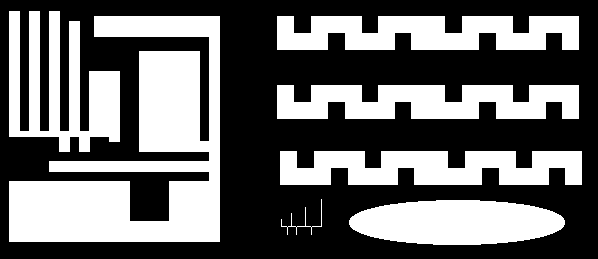
#> input picture lab4/ccl1.png, 598 x 259 px; the run also reads 1 picture not shown here
$ jupyter execute 11_ccl.ipynb
#> lines starting #> are read from the running program, lines starting #| are printed output that depends on the picture; after the words box and inside, x2 and y2 are one past the last pixel; in counts of white or black regions, pixels touching at a corner belong together
# Indeksacja. Prosta klasyfikacja obiektów.

## Cel ćwiczenia
- zapoznanie z dwuprzebiegowym algorytmem indeksacji (ang. *connected component labelling*):
- zapoznanie z prostą klasyfikacją obiektów z wykorzystaniem współczynników kształtu.

## Indeksacja

Większość dotychczas poznanych i wykorzystywanych algorytmów przetwarzania obrazu wykonywała operacje na całym obrazie (lub co najwyżej dokonywany był podział obiekt/obiekty - tło. Np. różne metody segmentacji).
Patrząc na poniższny rysunek człowiek widzi dwa kwadraty.

Dla automatycznego systemu analizy i rozpoznawania obrazów przejście od etapu obiekty/tło do wyróżnienia dwóch kwadratów nie jest takie oczywiste i wymaga zastosowania jakieś formy indeksacji - czyli przypisania każdemu z pikseli uznanych za należące do obiektów (tu białych) jakieś etykiety (w naszym przypadku będą to dwie etykiety, ew. dodatkowa oznaczająca tło).

W tej części ćwiczenia zaprezentowany zostanie tzw. dwuprzebiegowy algorytm indeksacji (ang. *two-pass connected component labelling*).
Jego nazwa związana jest z koniecznością wykonania dwukrotnego odwiedzenia każdego z pikseli obrazu (dwie pętle/iteracje po obrazie).
Istnieją również tzw. jednoprzebiegowe algorytmy indeksacji - por. zadnie domowe.

## Opis algorytmu

- Na wejściu mamy obraz po binaryzacji - zakładamy, że piksele białe ('1', '255') należą do obiektów, tło jest czarne.

- W pierwszej iteracji obraz analizujemy linia po linii, od lewej do prawej, aż do napotkania pierwszego piksela o wartości różnej od '0'.
  W tej sytuacji dokonujemy analizy otoczenia piksela:


  gdzie: **X**  rozważany piksel, **A,B,C,D** - sąsiedzi z otoczenia.
  Uwaga. W przykładzie pokazano tzw. sąsiedztwo 8-elementowe.
  Niekiedy stosuje się również wersję 4-elementową (praktycznie bardzo rzadko).
  Wtedy analizie podlegałyby by tylko piksele **B** i **D**.

- Możliwe są następujące przypadki dla otoczenia __A,B,C,D__:
    - (a) wszystkie należą do tła __A,B,C,D == 0__.
      Wtedy znaleziony piksel __X__ należy do nowego obiektu - nadajemy mu zatem etykietę __L+1__ __X = L+1}__ - przez __L__ rozumiemy poprzednią etykietę.
	  Uwaga. Przed uruchomieniem algorytmu __L__ należy zainicjować wartością  '1'
    - (b) jeden lub więcej pikseli ma przypisaną aktualną etykietę **L**.
	  Wtedy rozważanemu pikselowi przypisujemy etykietę **L** - **X = L**.
    - (c) w otoczeniu występują piksele o różnych etykietach np. *L1* i *L2*.
	  Wtedy przyjmuje się zasadę, że rozważanemu pikselowi *X* przypisuje się mniejszą z wartości *L1* i *L2* (*X = min(L1,L2)*).

## Implementacja:

- Wczytaj obraz *ccl1.png*, wyświetl go.
  Po krótkiej analizie można zauważyć, że występuje na nim 7 odrębnych obiektów.
      Ich ``wykrycie'' będzie naszym celem.

- Na podstawie opisu algorytmu podanego wcześniej zaimplementuj tzw. pierwszą fazę indeksacji (ang. _first pass_):
    - uwaga ogólna - algorytm jest dość prosty i łatwy w implementacji,
    - obliczenia powinny odbywać się w pętlach `for` - iteracja po całym obrazku.
      Warto pominąć pierwszy wiersz i pierwszą oraz ostatnią kolumnę, aby  wyeliminować problem z brakiem kontekstu (można np. założyć, że pikseli brzegowych nie ma, bo wcześniej wykonane zostało morfologiczne czyszczenie brzegu).
    - dla przypomnienia iteracja po macierzy w Python - pętla zewnętrzna - wiersze, pętla wewnętrzna - kolumny – tj. pierwsza współrzędna to wiersz, a druga kolumna,
    - rozmiar obrazka można odczytać np. poleceniem: `yy, xx = img.shape`
      Przy takim przypisaniu `yy` oznacza liczbę wierszy (wysokość obrazka), a `xx` liczbę kolumn (szerokość obrazka),
    - działania podejmujemy tylko w przypadku, gdy aktualnie analizowany piksel ma wartość różną od zera (gdy należy do obiektu),
    - najtrudniejszym elementem jest analiza otoczenia piksela i stwierdzenie, z którym z przypadków (a), (b) czy (c) mamy do czynienia.
      Problem można rozwiązać jakkolwiek (tylko dobrze), poniżej prezentowana jest jedna z możliwości.
    - na początku tworzymy listę pikseli, które stanowią otoczenie piksela X (A, B, C, D) np: ` neighbours = [img[j - 1, i - 1], ... `
    - następnie sprawdzamy czy nie występuje przypadek (a) - czyli czy suma sąsiadów nie wynosi 0 -  ` neigh_sum = np.sum(neighbours)`, jeżeli tak to `X = L` oraz `L=L+1`.
      Uwaga proszę nie zapomnieć zainicjalizować etykiety `L` wartością 1.
    - jeżeli `neigh_sum > 0`, mamy do czynienia z przypadkiem (b) lub (c).
      Eliminujemy zerowe elementy z listy `sasiedzi` (`neighbours = filter(lambda x: x != 0, neighbours)`), a następnie znajdujemy minimum i maksimum nowej listy `neighbours` (funkcje `min` i `max` z _numpy_).
    - z przypadkiem (b) będziemy mieli do czynienia, gdy *minimum = maksimum*.
      Wtedy jako etykietę przypisujemy `X = minimum = maksimum`.
      Gdy *minimum != maksimum* mamy przypadek (c).
      Wtedy etykieta `X = minimum` - taką przyjmujemy konwencję,
    - uwaga 1 - algorytm operuje (czyta punkty z otoczenia i zapisuje kolejne indeksy L) na tym samym obrazie wejściowym,
    \item uwaga 2 - przed implementacją metody obsługi konfliktów przypadki (b) i (c) działają tak samo, ale dla potrzeb dalszych kroków należy je rozróżnić,

- Wykonaj indeksację obrazu za pomocą zaimplementowanego algorytmu.
  Jeżeli wszystko zostało poprawnie napisane, to wynik powinien wyglądać mniej więcej tak jak na poniższym rysunku. Takie porównanie stanowić będzie pierwszy test poprawności implementacji algorytmu.


[cell 1]
import os
import cv2
import matplotlib.pyplot as plt
import numpy as np
import requests

def get_file(url_path, filename):
    if not os.path.exists(filename):
        url = url_path
        r = requests.get(url, allow_redirects=True)
        open(filename, 'wb').write(r.content)

get_file('https://raw.githubusercontent.com/vision-agh/poc_sw/master/13_CCL/ccl1.png', 'ccl1.png')
get_file('https://raw.githubusercontent.com/vision-agh/poc_sw/master/13_CCL/shapes.png', 'shapes.png')
get_file('https://raw.githubusercontent.com/vision-agh/poc_sw/master/13_CCL/shapesReal.png', 'shapesReal.png')

# Implementacja pierwszego kroku indeksacji

#wczytanie obrazu
ccl = cv2.imread('ccl1.png', cv2.IMREAD_GRAYSCALE)
#> ccl: shape (259, 598); 41.1% white; 7 white regions, largest, box (x1, y1, x2, y2) and area: (9, 16, 220, 242) 23561, (9, 11, 120, 152) 8081, (277, 16, 579, 50) 8024
plt.imshow(ccl)

[cell 2]
def indexation(img):
    I = img.copy()
    height, width = I.shape
    L = 1
    for i in range(1, height):
        for j in range(1, width-1):
            if not I[i,j]: #jeśli piksel równy 0
                continue
            neighbours = [I[i-1, j-1], I[i-1, j], I[i-1,j+1], I[i, j-1]]
            neigh_sum = np.sum(neighbours)

            if neigh_sum == 0: #przypadek (a)
                I[i,j] = L
                L+=1
            elif neigh_sum > 0:
                neighbours = list(filter(lambda x: x != 0, neighbours))
                min_n, max_n = np.min(neighbours), np.max(neighbours)
                if min_n == max_n: #przypadek (b)
                    I[i,j] = min_n
                else:              #przypadek (c) - ostatecznie w obu przypadkach X = min_n (?)
                    I[i,j] = min_n
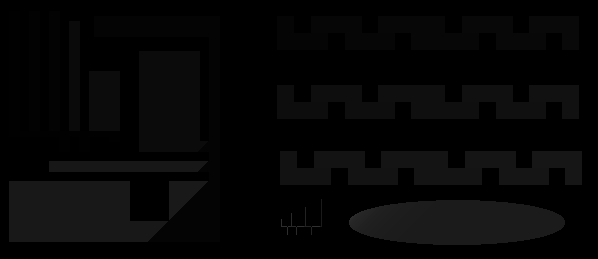
#> I: shape (259, 598); min 0, max 48, mean 6.1
#> after the loop, L = 49
    return I

[cell 3]
res = indexation(ccl)

[cell 4]
fig, axs = plt.subplots(1,2)
fig.set_size_inches(15, 10)
titles = ["Original", "After indexation"]
images = [ccl, res]
for i in range(len(titles)):
    axs[i].imshow(images[i])
    axs[i].set_title(titles[i])
plt.show()
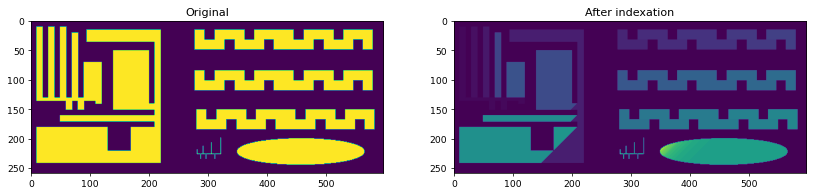
#> figure drawn by matplotlib, 2 panels

## Dyskusja:

- W wyniku indeksacji uzyskujemy obraz, na którym wyróżnionych jest wiele obiektów (dokładnie 48) - a faktycznie jest tylko 7. Zastanówmy się z czego to wynika.

- Zacznijmy od prostego przypadku przedstawionego na poniższym rysunku:


  Obraz analizowany jest linia po linii.
  Zatem pierwszą etykietę dostanie słupek po prawej.
  Późnej ten po lewej.
  Postępując zgodnie z podanym algorytmem, w pewnym momencie (piksel wyróżniony na obrazku) dojdzie do sytuacji, w której w otoczeniu danego piksela znajdą się dwie różne etykiety (tu: '1' i '2').
  Wtedy zgodnie z przyjętą metodologią przypisujemy niższą, tj. '1'.
  Problem jaki powstaje, to brak zapamiętania informacji o tym, że wystąpił taki konflikt tj. że powinno nastąpić połączenie etykiet '1' i '2'.
  Z tego powodu wynik działania algorytmu nie jest poprawny.

-  Przeanalizujmy jeszcze jeden, bardziej złożony przykład z rysunku poniżej:


   Słupek po prawej dostaje indeks '1', a po lewej '2'.
   W czwartej linii występuje piksel, który ma w swoim sąsiedztwie (A,B,C,D) same piksele czarne.
   Dlatego dostaje etykietę '3'.
   Jednak w następnym kroku okazuje się, że następuje konflikt '3' z '1' (połączenie).
   W kolejnym wierszu występuje konflikt '2' i '3'.
   Warto zwrócić uwagę, że w tym przypadku trzeba uniknąć sytuacji ''utraty'' informacji o połączeniu '1' z '2' przez '3'.

- W literaturze zaproponowano wiele sposobów reprezentacji i rozwiązywania przedstawionych konfliktów:
    - 2-krotki,
    - n-krotki,
    - tablica dwuwymiarowa,
    - grafy + przeszukiwanie grafu wgłąb.
 W obecnym ćwiczeniu zastosujemy ostatnie podejście, które jest najprostsze do realizacji.

- Opisane konflikty możemy przechowywać w strukturze zbiorów rozłącznych (ang. _union find_).
  Jest to zagadnienie znane z przedmiotu ''Algorytmy i struktury danych''.
  Poniżej zostanie zaprezentowane krótkie przypomnienie.

- Mamy $N$ obiektów. W naszym przypadku to jest $N$ etykiet.
  Chcemy przechowywać informację o sytuacji, w której następuje łączenie etykiet tj. interesują nas zbiory obiektów połączonych.
  Przykład trzech zbiorów zamieszczono na rysunku:


- W ramach rozważanej struktury implementuje się dwie operacje:
    - *find* (znajdź) - sprawdzenie czy dwa obiekty należą do tego samego zbioru połączonego,
	- *union* (połącz) - wprowadź połączenie pomiędzy dwoma obiektami.

- Z punktu widzenia naszych potrzeb ważna jest funkcja _union_. Przykład dodania połączenia pomiędzy obiektami '2' a'3' pokazano na rysunku:


- Strukturę oraz obie operacje można zaimplementować na kilka sposobów.
  Zainteresowanych odsyłam do literatury przedmiotu.
  My zastosujemy podejście _quick-union_.
  Nie jest ono specjalnie wydajnie, ale bardzo proste do implementacji.

- Nasz graf, w którym wierzchołki oznaczają etykiety, a krawędzie połączenia między etykietami, zapiszemy w tablicy jednowymiarowej `id[]` o rozmiarze $N$ (maksymalna liczba etykiet).
  Interpretacja pola w tablicy: `id[i]` jest rodzicem `i`.
  Korzeń elementu `i` jest dany jako: `id[id[id[...id[i]...]]]`.

- Przeanalizujmy jak to działa na prostym przykładzie.
  Mamy dany poetykietowany obraz:


  Występuje na nim pięć konfliktów oznaczonych A, B, C, D i E  (uwaga w trakcie działania algorytmu pojawią się właśnie w takiej kolejności).

- Sytuację wyjściową opisuje poniższy rysunek:


   Tablica `id` wypełniona jest kolejnymi indeksami.

- W algorytmie _quick-union_, aby połączyć elementy $p$ i $q$ należy ustawić $id$ korzenia $q$ pod adres korzenia elementu $p$.
Uwaga. Zakładamy, że $p$ < $q$.
Można to zapisać jako: `id[root(p)] = root(q)`.
Nasze pierwsze połączenie (A) to 4 z 2.
Po tej operacji sytuacja będzie wyglądać następująco:


W tym przypadku korzenieniem obu elementów są same elementy, zatem operacja jest dość prosta.

- Kolejny krok tj. połączenie  2 z 1 -  sytuacja B:


Element 1 jest korzeniem.
Element 2 już nie, ponieważ `id[2]==4`.
Sprawdzamy zatem `id[4]`.
Okazuje się, że `id[4] == 4` tj. jest to korzeń.
Zatem korzeniem dla elementu 2 jest 4.
Dokonujemy stosownej modyfikacji w tablicy `id[1] = 4`.

-  Kolejne połączenie to 6 z 3 (C):


- Kolejne połączenie to 5 z 1.


Szukamy korzenia elementu 1.
Znajdujemy, że to jest 4.
Zatem łączymy 5 i 4.

- Ostatnie połączenie to 6 z 5.


-  Ostatni krok to wykorzystanie informacji zawartej w tablicy `id` do wyznaczenia przekodowania LUT (ang. _look-up table_), które pozwoli nam nadać poprawne etykiety wszystkim pikselom.
      Zasadniczo sprowadza się on do obliczenia dla każdej możliwej etykiety jej korzenia.
      W naszym przypadku zawsze otrzymamy 6, gdyż wszystkie piksele są ze sobą połączone i stanowią jeden obiekt.

## Implementacja:

- Implementacja jest dużo prostsza i krótsza od powyższego opisu.
  Istotne jest tylko dobre zrozumienie algorytmu _union-find_.

- Potrzebne będą nam dwie funkcje pomocnicze:

    - `root` - obliczanie korzenia zgodnie z podanym opisem (odpowiednia pętla `while`). Funkcja pobiera indeks elementu oraz tablicę, a zwraca indeks korzenia.
    - `union` - realizacja operacji unii. Argumenty to indeksy `p` i `q` oraz tablica, a wyniki to zmodyfikowana tablica.

- Na początku, przed pierwszym przebiegiem algorytmu indeksacji, tworzymy tablicę `id` i inicjujemy ją wartościami od 1 do $N$.
  Dla rozważanego przykładu wystarczy $N = 100$.

- Następnie, w przypadku wystąpienia konfliktu (przypadek ()c)), tworzymy unię pomiędzy etykietą mniejszą i większą.

- Po pierwszym przebiegu tworzymy, w opisany powyżej sposób, przekodowanie LUT (pętla po `id` i funkcja `root`). Powstaje nam tablica `lut`.

- Implementujemy drugi przebieg po obrazie.
  Jest on bardzo prosty.
  Dla każdego piksela, który nie jest tłem (o etykiecie większej od 0) realizujemy przekodowanie LUT (`lut_table[img[j, i] - 1]`).
  Otrzymany w ten sposób obraz wyświetlamy.
  Powinniśmy uzyskać poprawne etykietowanie.

[cell 5]
# Zmodyfikuj (rozszerz) wcześniejszy kod
def root(el_index, tab):
    while el_index != tab[el_index]:
        el_index = tab[el_index]
    return el_index


def union(p, q, tab):
    tab[root(p, tab)] = root(q, tab)
    return tab


def indexation_find_union(I, N=100):
#> called with N = 100
    ids = list(range(0, N+1))
    height, width = I.shape
    L = 1

    for i in range(1, height):
        for j in range(1, width-1):
            if not I[i,j]: #jeśli piksel równy 0
                continue

            neighbours = [I[i-1, j-1], I[i-1, j], I[i-1,j+1], I[i, j-1]]
            neigh_sum = np.sum(neighbours)

            if neigh_sum == 0: #przypadek (a)
                I[i,j] = L
                L+=1
            elif neigh_sum > 0:
                neighbours = list(filter(lambda x: x != 0, neighbours))
                min_n, max_n = np.min(neighbours), np.max(neighbours)

                if min_n == max_n: #przypadek (b)
                    I[i,j] = min_n
                else:              #przypadek (c)
                    I[i,j] = min_n
                    union(min_n, max_n, ids)
#> after the loop, L = 49

    lut = [root(i, ids) for i in ids]
    for i in range(1, height):
        for j in range(1, width-1):
            if I[i,j] > 0:
                I[i,j] = lut[I[i,j]]
    return I

[cell 6]
plt.imshow(indexation_find_union(ccl))

## Indeksacja wbudowana w OpenCV

W OpenCV dostępna jest funkcja `connectedComponents`, która pozwala wykonać indeksację.
Proszę sprawdzić jej działanie na używanym wcześniej obrazie.

[cell 7]
# Indeksacja wbudowana w OpenCV
lib_res = cv2.connectedComponents(ccl)
plt.imshow(lib_res[1])
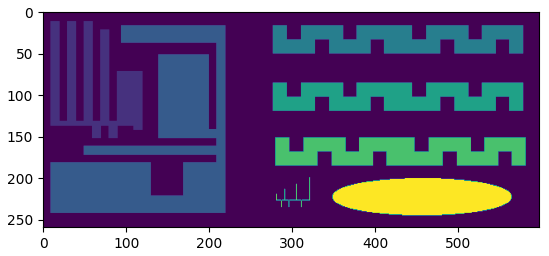
#> figure drawn by matplotlib, 1 panel

## Rozpoznawanie obiektów z wykorzystaniem współczynników kształtu

Współczynniki kształtu są pewnymi parametrami liczbowymi opisującymi kształt obiektu.
Pozwala to na użycie ich do automatycznego rozpoznawania obiektów.
Teoretycznie współczynniki kształtu (dobre) powinny być niezależne od zmiany położenia obiektu, jego orientacji i wielkości.
W praktyce okazuje się jednak, że wartości współczynników zmieniają się w pewnym zakresie nawet dla obiektów należących do tych samych klas (te same kształty - przykład obracany kwadrat).
Wynika z tego konieczność uwzględnienia pewnej tolerancji wartości współczynników kształtu wykorzystywanych w praktycznych zastosowaniach analizy i rozpoznawania obrazu.

# Implementacja dla obrazu sztucznego

- Wczytaj obraz _shapes.png_.
  Wyświetl go.
  Pierwszym etapem zadania będzie wybranie współczynników kształtu i przedziałów ich wartości - takich, które pozwolą na wykrycie konkretnych kształtów.
  Do wyboru jest kwadrat lub krzyżyk (koło jest zbyt łatwe).

- Obok ''klasycznych'' współczynników kształtu tj. Blair-Bliss, Malinowskiej, Haralick, występują współczynniki będące pochodnymi momentów geometrycznych tzn. momenty Hu [https://en.wikipedia.org/wiki/Image_moment]. Wykorzystamy je w naszym ćwiczeniu.

- Pierwszy krok to indeksacja obrazu - poznana funkcja `connectedComponents`.
- Następnie w pętli, dla kolejnych obiektów wyznaczamy współczynniki Hu.
    - po pierwsze należy ''wybrać'' z obrazu dany obiekt np. `I = (ccl == s)*1` oraz `I = I.astype('uint8')`
    - po drugie obliczyć momenty geometryczne - `cv2.moments(I)`
    - po trzecie, na podstawie momentów, obliczyć momentu Hu `cv2.HuMoments(moments)`
- Mając wyznaczone współczynniki musimy jest przeanalizować. W tym celu dobrze ja jakoś wyświetlić w postaci macierzy - proszę to rozwiązać samodzielnie.

- Na podstawie analizy należy wybrać próg (jeden lub więcej) i zrealizować stosowną filtrację tj. usunąć ''niechciane'' kształty.

[cell 8]
# Rozpoznawanie obiektów sztucznych
shapes = cv2.imread('shapes.png', cv2.IMREAD_GRAYSCALE)
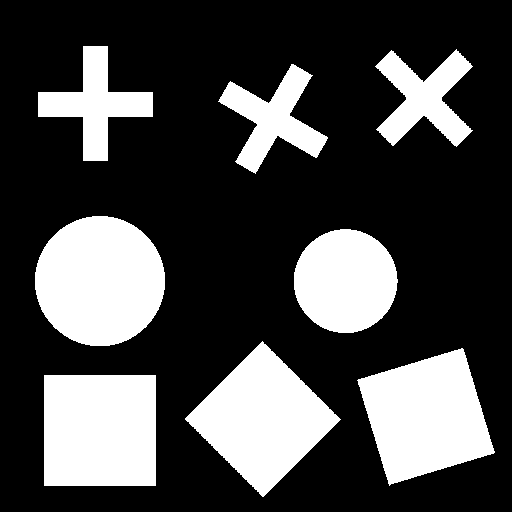
#> input picture lab4/shapes.png, 512 x 512 px
#> shapes: shape (512, 512); 28% white; 8 white regions, largest, box (x1, y1, x2, y2) and area: (35, 216, 165, 346) 13293, (44, 375, 156, 486) 12432, (185, 341, 341, 497) 12212
plt.imshow(shapes, 'gray')

[cell 9]
def indexation_for_artificial_images(img):
    component_count, indexed = cv2.connectedComponents(img)
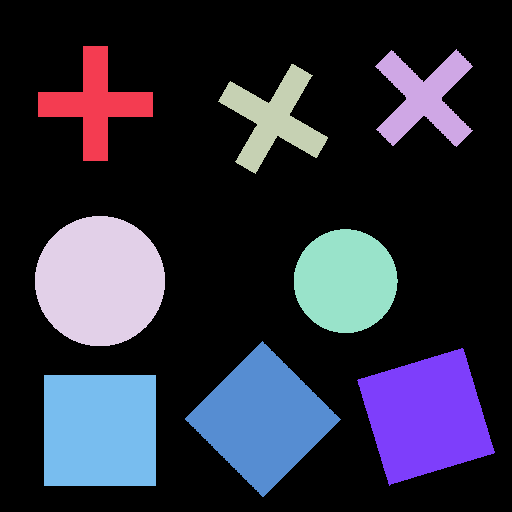
#> indexed: shape (512, 512) int32; 9 distinct labels, from 0 to 8; one colour per label, 0 black
#> component_count = 9

    all_hu_moments = []
    for component in range(component_count):
        I = (indexed == component)*1
        I = I.astype('uint8')

        moments = cv2.moments(I)
        hu_moments = cv2.HuMoments(moments)
        all_hu_moments.append(hu_moments)
#> this loop made 9 passes
#> hu_moments on passes 2, 9: [0.25, 2.31e-09, 2.32e-05, 1.47e-06, 8.61e-12, 7.08e-11, 0], [0.167, 2.23e-06, 0, 0, 0, 0, 0]
#> pass 2, in indexation_for_artificial_images, `I = (indexed == component)*1`:
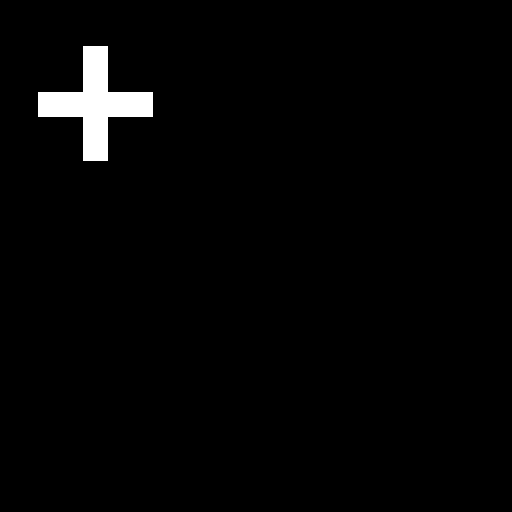
#> I: shape (512, 512) int64; values 0 (black) and 1 (white), 2% white; 1 white region, box (x1, y1, x2, y2) and area: (38, 46, 153, 161) 5125
#> after the loop:
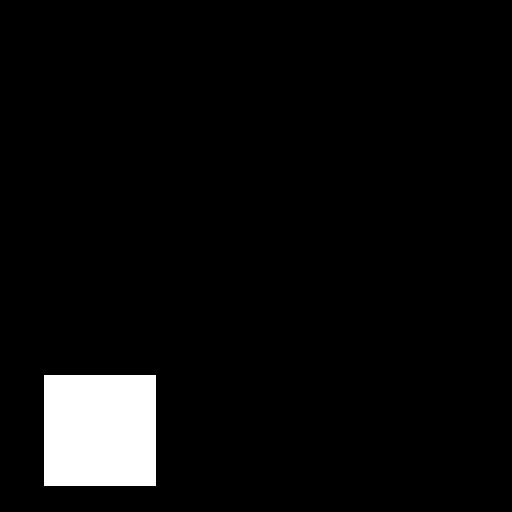
#> I: shape (512, 512); values 0 (black) and 1 (white), 4.7% white; 1 white region, box (x1, y1, x2, y2) and area: (44, 375, 156, 486) 12432
#> after the loop, all_hu_moments = 9 items

    for i, hu_moment in enumerate(all_hu_moments):
        print(f"Hu moment {i+1}:\n", hu_moment, "\n")
#> this loop made 9 passes
#> (printed output is left out)

    filtered = np.zeros_like(indexed)
    for i in range(img.shape[0]):
        for j in range(img.shape[1]):
            if indexed[i][j] > 0:
                for hu_moment in all_hu_moments[indexed[i][j]]:
                    if 0.1 < hu_moment < 0.25:
                        filtered[i,j] = indexed[i,j]
                        break
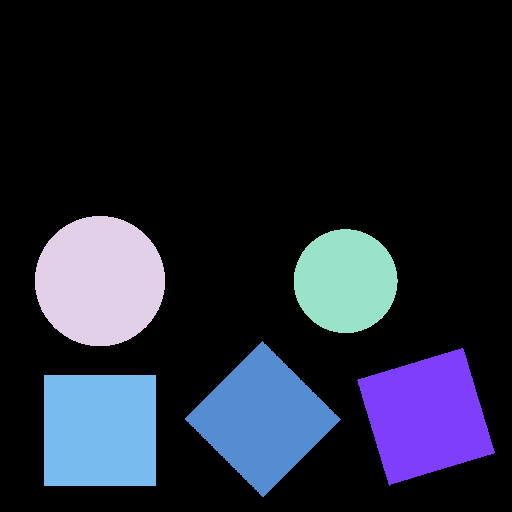
#> filtered: shape (512, 512) int32; 6 distinct labels, from 0 to 8; one colour per label, 0 black

    return filtered

[cell 10]
filtered = indexation_for_artificial_images(shapes)

[cell 11]
fig, axs = plt.subplots(1,2)
fig.set_size_inches(15, 10)
titles = ["Original", "Filtered"]
images = [shapes, filtered]
for i in range(len(titles)):
    axs[i].imshow(images[i], 'gray')
    axs[i].set_title(titles[i])
#> (the rest of the program and of its run is left out)
